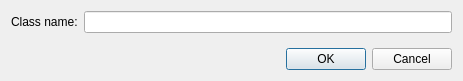
<?xml version="1.0" encoding="UTF-8"?>
<ui version="4.0">
 <class>RenameClassDialog</class>
 <widget class="QDialog" name="RenameClassDialog">
  <property name="geometry">
   <rect>
    <x>0</x>
    <y>0</y>
    <width>463</width>
    <height>81</height>
   </rect>
  </property>
  <property name="windowTitle">
   <string>Rename Class</string>
  </property>
  <property name="windowIcon">
   <iconset resource="Resources.qrc">
    <normaloff>:/res/res/edit_class.svg</normaloff>:/res/res/edit_class.svg</iconset>
  </property>
  <layout class="QVBoxLayout" name="verticalLayout">
   <item>
    <layout class="QFormLayout" name="formLayout">
     <item row="0" column="0">
      <widget class="QLabel" name="nameLabel">
       <property name="text">
        <string>Class name:</string>
       </property>
      </widget>
     </item>
     <item row="0" column="1">
      <widget class="QLineEdit" name="nameLineEdit"/>
     </item>
    </layout>
   </item>
   <item>
    <widget class="QDialogButtonBox" name="buttonBox">
     <property name="orientation">
      <enum>Qt::Horizontal</enum>
     </property>
     <property name="standardButtons">
      <set>QDialogButtonBox::Cancel|QDialogButtonBox::Ok</set>
     </property>
    </widget>
   </item>
  </layout>
 </widget>
 <resources>
  <include location="Resources.qrc"/>
 </resources>
 <connections>
  <connection>
   <sender>buttonBox</sender>
   <signal>accepted()</signal>
   <receiver>RenameClassDialog</receiver>
   <slot>accept()</slot>
   <hints>
    <hint type="sourcelabel">
     <x>248</x>
     <y>254</y>
    </hint>
    <hint type="destinationlabel">
     <x>157</x>
     <y>274</y>
    </hint>
   </hints>
  </connection>
  <connection>
   <sender>buttonBox</sender>
   <signal>rejected()</signal>
   <receiver>RenameClassDialog</receiver>
   <slot>reject()</slot>
   <hints>
    <hint type="sourcelabel">
     <x>316</x>
     <y>260</y>
    </hint>
    <hint type="destinationlabel">
     <x>286</x>
     <y>274</y>
    </hint>
   </hints>
  </connection>
 </connections>
</ui>
